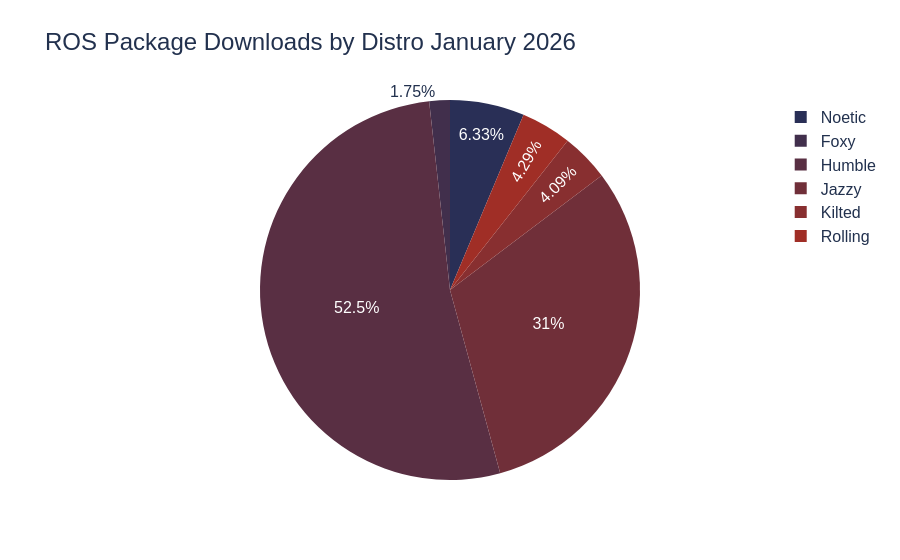

The cell this chart's notebook holds for it:
### Code cell
trace2 = go.Pie(values= temp[this_year], labels = temp["name"],title="",sort= False)
layout = go.Layout(title="ROS Package Downloads by Distro {0} {1}".format(this_month,this_year))
fig = go.Figure(data=trace2, layout=layout)


fig.update_layout(
    font_family="Arial",
    font_color="#22314E",
    font_size=16,
    title_font_size = 24,
    title_font_family="Arial",
    title_font_color="#22314E"
)

fig.update_traces(marker=dict(colors=["#292f56",
"#412f4c",
"#592f43",
"#702f39",
"#882f30",
"#a02e26",
"#b82e1d",
"#cf2e13",
"#e72e0a",
"#ff2e00",]))

fig.show()

### Figure 1 — Plotly figure (JSON) as saved in the notebook; plotly's stock layout.template omitted (floating-point values rounded to 4 significant figures)
{"data": [{"labels": ["Noetic", "Foxy", "Humble", "Jazzy", "Kilted", "Rolling", "All Other Distros", "Python Pkgs"], "marker": {"colors": ["#292f56", "#412f4c", "#592f43", "#702f39", "#882f30", "#a02e26", "#b82e1d", "#cf2e13", "#e72e0a", "#ff2e00"]}, "sort": false, "title": {"text": ""}, "type": "pie", "values": [5.6, 1.55, 46.46, 27.46, 3.62, 3.8, NaN, NaN]}], "layout": {"font": {"color": "#22314E", "family": "Arial", "size": 16}, "title": {"font": {"color": "#22314E", "family": "Arial", "size": 24}, "text": "ROS Package Downloads by Distro January 2026"}}}
